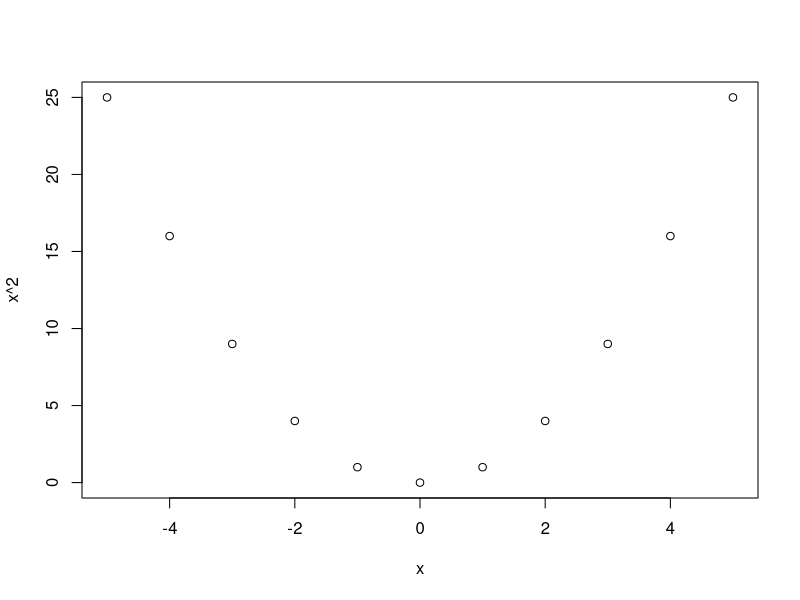
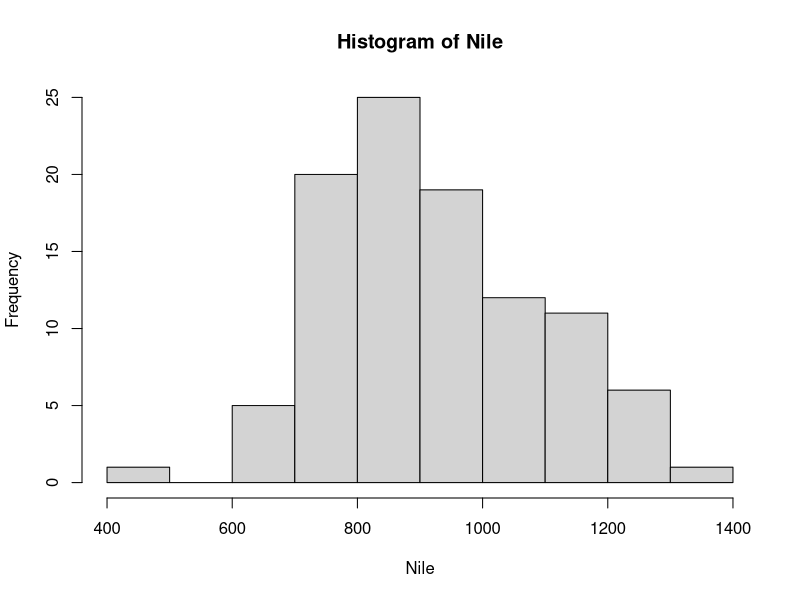

These charts were generated, in order, by the following R code:
## ---- chunk 1
x <- -5:5
plot(x,x^2)
## ---- chunk 2
hist(Nile)
